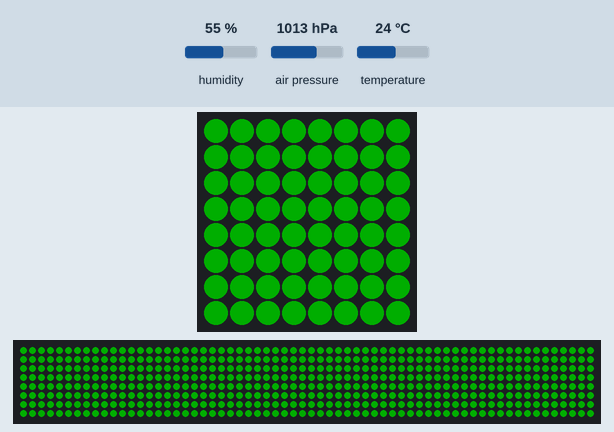
Bench run of a program on a simulated Raspberry Pi (BCM pin numbers) with a Sense HAT. Shown: the Sense HAT's 8×8 RGB LED matrix, a strip that is not on the board, showing the scrolling text unrolled. The inputs (shaded band) are chosen by the test bench; at power-on: temperature 24 °C, humidity 55 %, air pressure 1013 hPa. Dim RGB values are drawn brighter than linear; the 64×8 strip is a reading aid, not a part: it shows the text the matrix is scrolling, unrolled, one strip-width of it at a time.

Above: at 1.25 s.
1.3 s: temperature set to 12 °C
At 6.93 s:
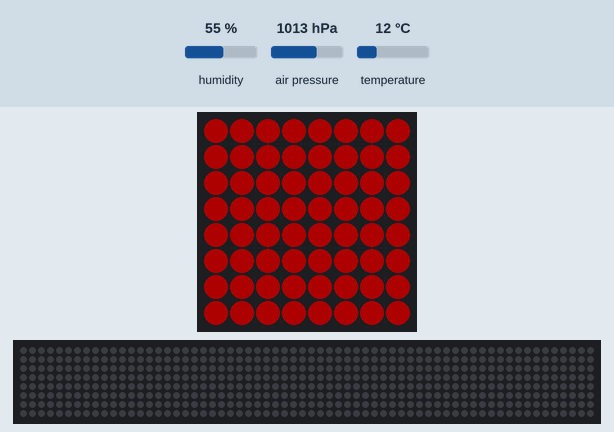
At 7.28 s:
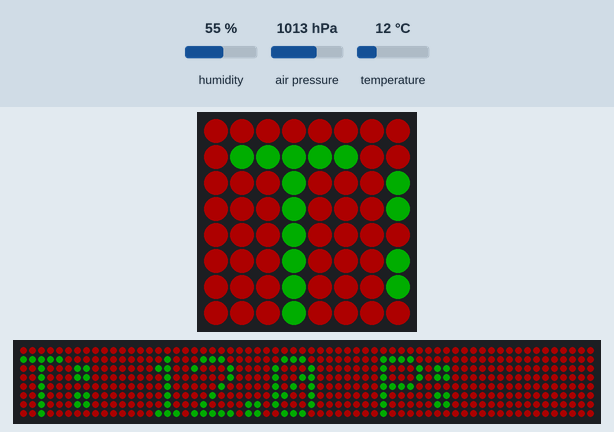
9.0 s: temperature set to 19 °C
At 13.73 s:
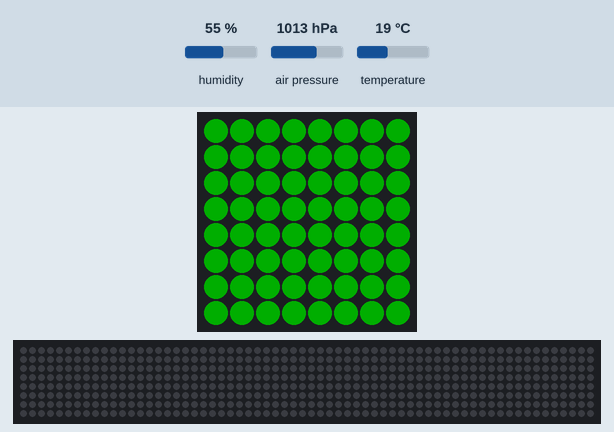

The program:

sensors.py
```python
from sense_hat import SenseHat
sense = SenseHat()
sense.low_light = True

# Define the colours red and green
red = (55, 0, 0)
green = (0, 55, 0)

while True:

  # Take readings from all three sensors
  t = sense.get_temperature()
  p = sense.get_pressure()
  h = sense.get_humidity()

  # Round the values to one decimal place
  t = round(t, 1)
  p = round(p, 1)
  h = round(h, 1)

  # Create the message
  # str() converts the value to a string so it can be concatenated
  message = "T: " + str(t) + " P: " + str(p) + " H: " + str(h)

  if t > 18.3 and t < 26.7:
    bg = green
  else:
    bg = red

  # Display the scrolling message
  sense.show_message(message, scroll_speed=0.05, text_colour=(0, 50, 0), back_colour=bg)
A
A
```

Measured:
- after the input at 1.3 s, the LEDs: first differ from a run without the input after 5.6 s (image 1)
- after the input at 9.0 s, the LEDs: first differ from a run without the input after 4.7 s (image 3)
